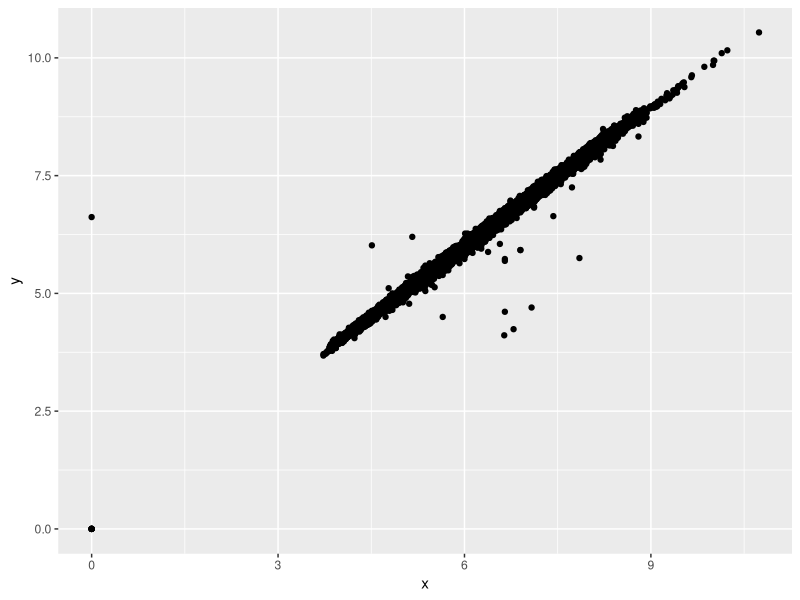
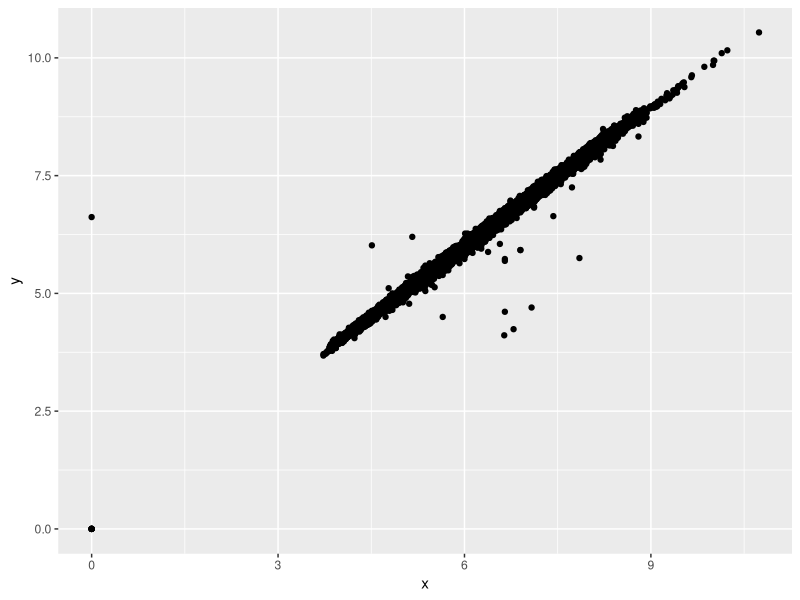

Write the R code that produced these figures, in order.
## ---- chunk 1
knitr::opts_chunk$set(echo = TRUE, 
                      size = "footnotesize",
                      comment = NA,
                      warning = FALSE,
                      message = FALSE,
                      fig.align = "center",
                      fig.width = 8, 
                      fig.height = 4, 
                      fig.show = "hold",
                      fig.path = "FigurasDplyr/",
                      fig.pos = "!htb",
                      background = "#E6E6FA",
                      dev = c("png",'pdf'),
                      res=300,
                      dpi = 300,
                      cache = TRUE)
## ---- chunk 2
library(tidyverse)
library(magrittr)
library(evaluate)
library(hexbin)
## ---- chunk 3
# Uma funcao para a media
media <- function(x){sum(x)/length(x)}
## ---- chunk 4
#data(package='ggplot2')
#help("diamonds")
data('diamonds')
#View(diamonds)
dados <- as.data.frame(diamonds)
dados <- dados %>% 
  mutate(ind = 1:dim(dados)[1], .before=carat)
# Transformar wide para long (x, y, z)
# A função pipe (%>%) canaliza a saída de uma função
# control + shift + m
dadoslong <- dados %>% 
  gather(direcao, coord, c(x,y,z))
# podemos ordenar os dados por colula
dadoslong <- dadoslong %>% arrange(ind)
# transformando long para wide
dadoswide <- dadoslong %>% 
  spread(direcao,coord)
# salvar os dados em um diretorio
# para achar o caminho do diretorio: getwd()
#write.csv(dadoslong,"C:/Users/perei/OneDrive/Área de Trabalho/MetodosEstatisticos/dimondsLong.csv")
#dadoslong2 <- read.csv("C:/Users/perei/OneDrive/Área de Trabalho/MetodosEstatisticos/dimondsLong.csv")

## ---- chunk 5
#plot(y~x,data = dados)
#dados %>% ggplot(aes(x=x,y=y)) + geom_point()

## ---- chunk 6
cor(dados$x,dados$y)
which(dados$y>25)
dados[-which(dados$y>25),] %>% ggplot(aes(x,y)) +
  geom_point()
cor(dados[-which(dados$y>25),]$x,dados[-which(dados$y>25),]$y)
## ---- chunk 7
cor(dados$x,dados$y)
which(dados$y>25)
dados[-which(dados$y>25),] %>% ggplot(aes(x,y)) +
  geom_point()
cor(dados[-which(dados$y>25),]$x,dados[-which(dados$y>25),]$y)
